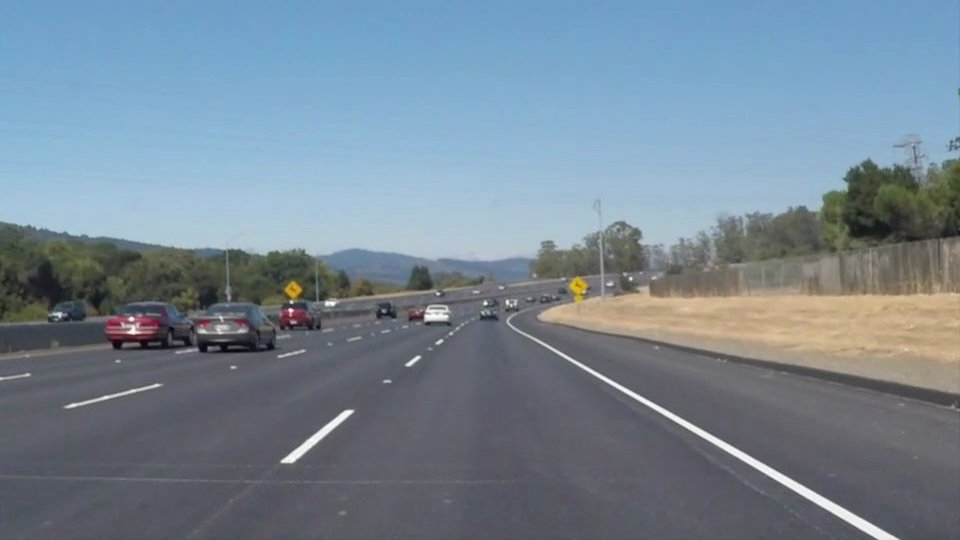
#> input picture test.jpg, 960 x 540 px
$ jupyter execute test.ipynb   (shell and % lines are left out)
#> lines starting #> are read from the running program, lines starting #| are printed output that depends on the picture; after the words box and inside, x2 and y2 are one past the last pixel; in counts of white or black regions, pixels touching at a corner belong together
[cell 1]
import matplotlib.pyplot as plt
import matplotlib.image as mpimg
import numpy as np
import cv2

[cell 2]
# Read in and grayscale the image
image = mpimg.imread('test.jpg')
#> image is the input picture: shape (540, 960, 3); mean R, G, B 118.5, 134.5, 148.1
gray = cv2.cvtColor(image,cv2.COLOR_RGB2GRAY)
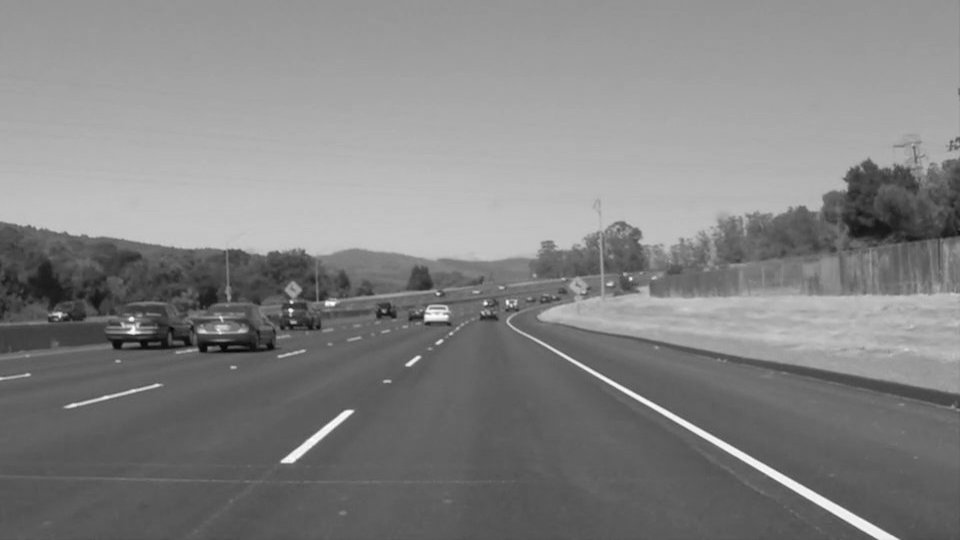
#> gray: shape (540, 960); min 5, max 255, mean 131.2

[cell 3]
plt.imshow(gray,cmap='gray')

print(gray.shape)
#| (540, 960)

[cell 4]
# Define a kernel size and apply Gaussian smoothing
kernel_size = 5
blur_gray = cv2.GaussianBlur(gray,(kernel_size, kernel_size),0)

[cell 5]
plt.imshow(blur_gray,cmap='gray')

print(gray.shape)
#| (540, 960)

[cell 6]
# Define our parameters for Canny and apply
low_threshold = 50
high_threshold = 150
edges = cv2.Canny(blur_gray, low_threshold, high_threshold)
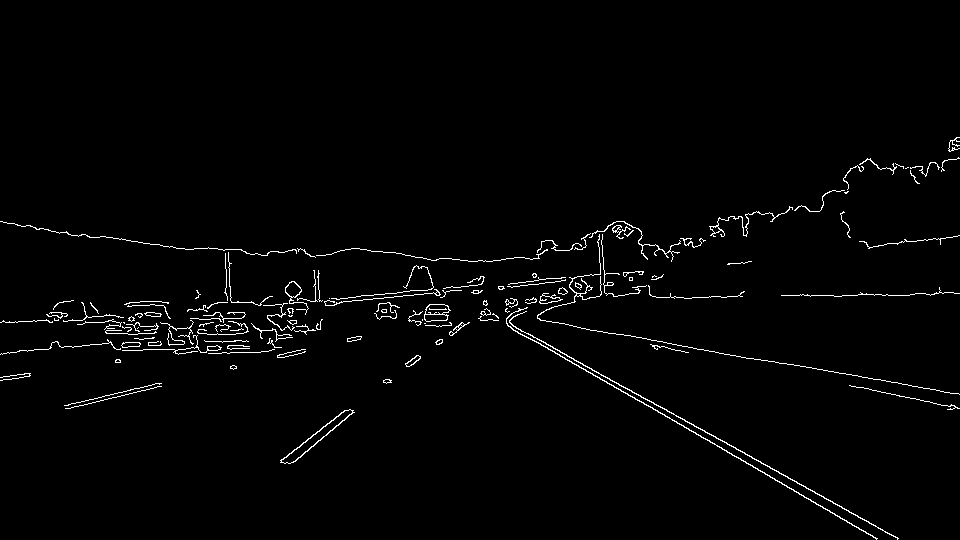
#> edges: shape (540, 960); 1.7% white in thin lines or dots, all inside (x1, y1, x2, y2) = (0, 137, 960, 540)

[cell 7]
print(edges)
#> (printed output is left out)

[cell 8]
plt.imshow(edges,cmap='gray')
print(edges.shape)
#| (540, 960)

[cell 9]
# Next we'll create a masked edges image using cv2.fillPoly()
mask = np.zeros_like(edges)
ignore_mask_color = 255

# This time we are defining a four sided polygon to mask
imshape = image.shape
#> imshape = (540, 960, 3)
vertices = np.array([[(0,imshape[0]),(450, 300), (500,300), (imshape[1],imshape[0])]], dtype=np.int32)
cv2.fillPoly(mask, vertices, ignore_mask_color)
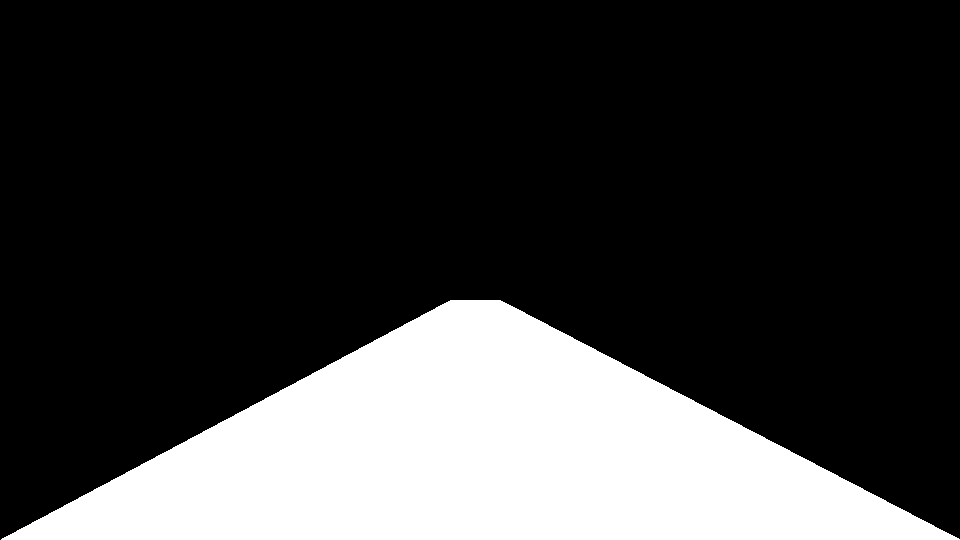
#> mask: shape (540, 960); 23.4% white; 1 white region, box (x1, y1, x2, y2) and area: (1, 300, 960, 540) 121415
masked_edges = cv2.bitwise_and(edges, mask)
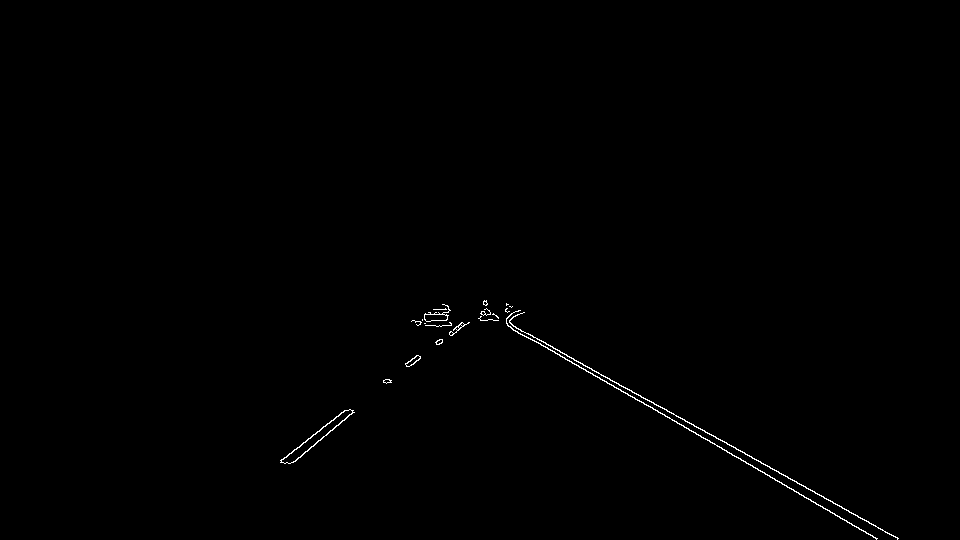
#> masked_edges: shape (540, 960); 0.37% white in thin lines or dots, all inside (x1, y1, x2, y2) = (280, 300, 899, 540)

[cell 10]
plt.imshow(masked_edges,cmap='gray')
print(masked_edges.shape)
#| (540, 960)

[cell 11]
# Define the Hough transform parameters
# Make a blank the same size as our image to draw on
rho = 1 # distance resolution in pixels of the Hough grid
theta = np.pi/180 # angular resolution in radians of the Hough grid
threshold = 5     # minimum number of votes (intersections in Hough grid cell)
min_line_length = 10 #minimum number of pixels making up a line
max_line_gap = 1    # maximum gap in pixels between connectable line segments
line_image = np.copy(image)*0 # creating a blank to draw lines on
#> line_image: shape (540, 960, 3); every value is 0

# Run Hough on edge detected image
# Output "lines" is an array containing endpoints of detected line segments
lines = cv2.HoughLinesP(masked_edges, rho, theta, threshold, np.array([]),
                            min_line_length, max_line_gap)
#> lines = 20 rows, first 6: [525, 332, 898, 538], [532, 339, 839, 516], [292, 462, 352, 412], [847, 522, 877, 538], [449, 333, 462, 322], [451, 335, 468, 322]

[cell 12]
print(lines)
#> (printed output is left out)

[cell 13]
# Iterate over the output "lines" and draw lines on a blank image
for line in lines:
    for x1,y1,x2,y2 in line:
        cv2.line(line_image,(x1,y1),(x2,y2),(255,0,0),10)
#> this loop made 20 passes
#> line on passes 1 to 12: [[525, 332, 898, 538]], [[532, 339, 839, 516]], [[292, 462, 352, 412]], [[847, 522, 877, 538]], [[449, 333, 462, 322]], [[451, 335, 468, 322]], [[507, 325, 530, 339]], [[302, 444, 341, 412]], [[424, 314, 446, 314]], [[433, 309, 445, 308]], [[407, 363, 417, 355]], [[530, 338, 545, 347]]
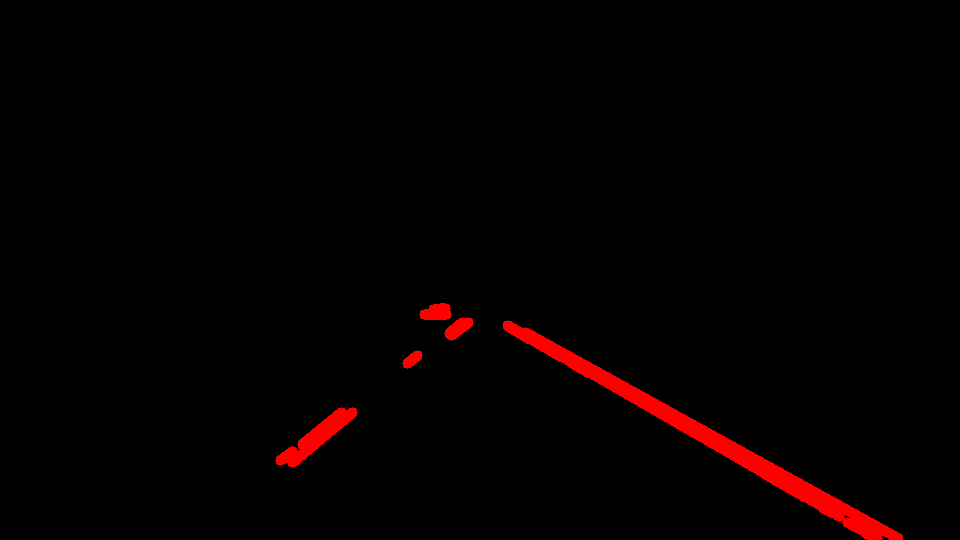
#> line_image: shape (540, 960, 3); mean R, G, B 4.9, 0, 0

# Create a "color" binary image to combine with line image
color_edges = np.dstack((edges, edges, edges))

# Draw the lines on the edge image
lines_edges = cv2.addWeighted(color_edges, 0.8, line_image, 1, 0)
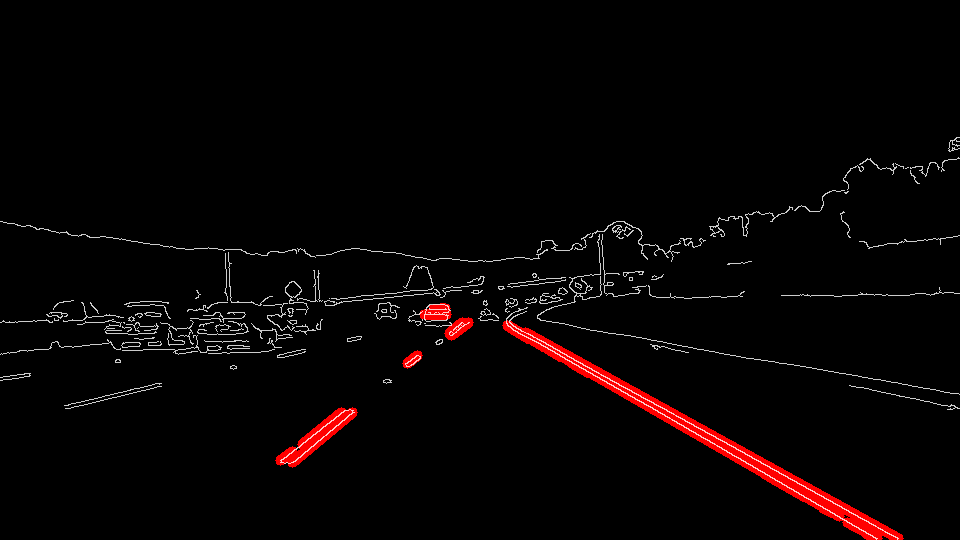
#> lines_edges: shape (540, 960, 3); mean of channels 0, 1, 2 7.8, 3.5, 3.5; drawn as R, G, B
plt.imshow(lines_edges)

[cell 14]
print(line_image.shape)
#| (540, 960, 3)
print(color_edges.shape)
#| (540, 960, 3)
